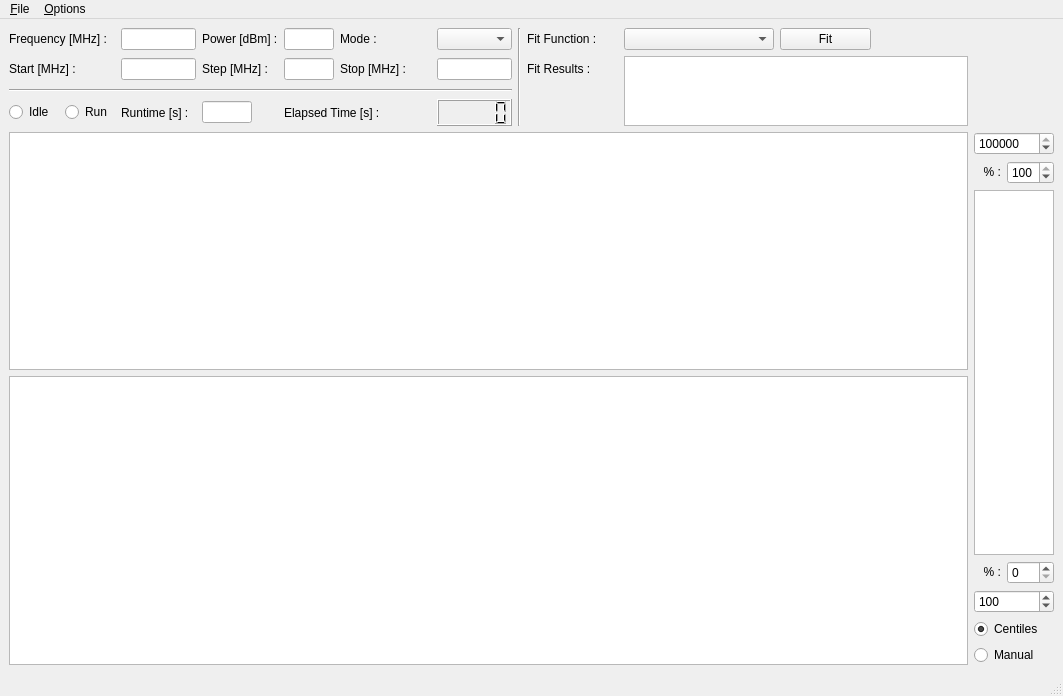
<?xml version="1.0" encoding="UTF-8"?>
<ui version="4.0">
 <class>MainWindow</class>
 <widget class="QMainWindow" name="MainWindow">
  <property name="geometry">
   <rect>
    <x>0</x>
    <y>0</y>
    <width>1063</width>
    <height>696</height>
   </rect>
  </property>
  <property name="contextMenuPolicy">
   <enum>Qt::DefaultContextMenu</enum>
  </property>
  <property name="windowTitle">
   <string>qudi: ODMR</string>
  </property>
  <widget class="QWidget" name="centralwidget">
   <layout class="QGridLayout" name="gridLayout_2">
    <item row="0" column="2">
     <layout class="QGridLayout" name="gridLayout">
      <item row="5" column="12">
       <widget class="QLabel" name="label_10">
        <property name="maximumSize">
         <size>
          <width>30</width>
          <height>16777215</height>
         </size>
        </property>
        <property name="text">
         <string>&lt;html&gt;&lt;head/&gt;&lt;body&gt;&lt;p align=&quot;right&quot;&gt;% :&lt;/p&gt;&lt;/body&gt;&lt;/html&gt;</string>
        </property>
       </widget>
      </item>
      <item row="9" column="12" colspan="2">
       <widget class="QSpinBox" name="odmr_cb_min_InputWidget">
        <property name="maximumSize">
         <size>
          <width>80</width>
          <height>16777215</height>
         </size>
        </property>
        <property name="maximum">
         <number>999999999</number>
        </property>
        <property name="value">
         <number>100</number>
        </property>
       </widget>
      </item>
      <item row="4" column="12" colspan="2">
       <widget class="QSpinBox" name="odmr_cb_max_InputWidget">
        <property name="maximumSize">
         <size>
          <width>80</width>
          <height>16777215</height>
         </size>
        </property>
        <property name="minimum">
         <number>0</number>
        </property>
        <property name="maximum">
         <number>999999999</number>
        </property>
        <property name="value">
         <number>100000</number>
        </property>
       </widget>
      </item>
      <item row="6" column="12" rowspan="2" colspan="2">
       <widget class="PlotWidget" name="odmr_cb_ViewWidget">
        <property name="maximumSize">
         <size>
          <width>80</width>
          <height>16777215</height>
         </size>
        </property>
       </widget>
      </item>
      <item row="8" column="12">
       <widget class="QLabel" name="label_11">
        <property name="maximumSize">
         <size>
          <width>30</width>
          <height>16777215</height>
         </size>
        </property>
        <property name="text">
         <string>&lt;html&gt;&lt;head/&gt;&lt;body&gt;&lt;p align=&quot;right&quot;&gt;% :&lt;/p&gt;&lt;/body&gt;&lt;/html&gt;</string>
        </property>
       </widget>
      </item>
      <item row="3" column="4" colspan="2">
       <widget class="QLabel" name="label_8">
        <property name="text">
         <string>Elapsed Time [s] :</string>
        </property>
       </widget>
      </item>
      <item row="1" column="4">
       <widget class="QLineEdit" name="step_freq_InputWidget">
        <property name="maximumSize">
         <size>
          <width>50</width>
          <height>16777215</height>
         </size>
        </property>
       </widget>
      </item>
      <item row="3" column="2">
       <widget class="QLabel" name="label_7">
        <property name="text">
         <string>Runtime [s] :</string>
        </property>
       </widget>
      </item>
      <item row="1" column="5">
       <widget class="QLabel" name="label_5">
        <property name="text">
         <string>Stop [MHz] :</string>
        </property>
       </widget>
      </item>
      <item row="0" column="6">
       <widget class="QComboBox" name="mode_ComboWidget"/>
      </item>
      <item row="1" column="6">
       <widget class="QLineEdit" name="stop_freq_InputWidget">
        <property name="maximumSize">
         <size>
          <width>75</width>
          <height>16777215</height>
         </size>
        </property>
       </widget>
      </item>
      <item row="1" column="3">
       <widget class="QLabel" name="label_4">
        <property name="text">
         <string>Step [MHz] :</string>
        </property>
       </widget>
      </item>
      <item row="3" column="3">
       <widget class="QLineEdit" name="runtime_InputWidget">
        <property name="enabled">
         <bool>true</bool>
        </property>
        <property name="maximumSize">
         <size>
          <width>50</width>
          <height>16777215</height>
         </size>
        </property>
       </widget>
      </item>
      <item row="0" column="5">
       <widget class="QLabel" name="label_6">
        <property name="text">
         <string>Mode :</string>
        </property>
       </widget>
      </item>
      <item row="0" column="2">
       <widget class="QLineEdit" name="frequency_InputWidget">
        <property name="maximumSize">
         <size>
          <width>75</width>
          <height>16777215</height>
         </size>
        </property>
       </widget>
      </item>
      <item row="2" column="0" colspan="7">
       <widget class="Line" name="line">
        <property name="orientation">
         <enum>Qt::Horizontal</enum>
        </property>
       </widget>
      </item>
      <item row="0" column="0" colspan="2">
       <widget class="QLabel" name="label">
        <property name="text">
         <string>Frequency [MHz] :</string>
        </property>
       </widget>
      </item>
      <item row="1" column="0" colspan="2">
       <widget class="QLabel" name="label_3">
        <property name="text">
         <string>Start [MHz] :</string>
        </property>
       </widget>
      </item>
      <item row="3" column="0">
       <widget class="QRadioButton" name="idle_StateWidget">
        <property name="maximumSize">
         <size>
          <width>50</width>
          <height>16777215</height>
         </size>
        </property>
        <property name="text">
         <string>Idle</string>
        </property>
       </widget>
      </item>
      <item row="0" column="4">
       <widget class="QLineEdit" name="power_InputWidget">
        <property name="maximumSize">
         <size>
          <width>50</width>
          <height>16777215</height>
         </size>
        </property>
       </widget>
      </item>
      <item row="3" column="6">
       <widget class="QLCDNumber" name="elapsed_time_DisplayWidget"/>
      </item>
      <item row="1" column="2">
       <widget class="QLineEdit" name="start_freq_InputWidget">
        <property name="maximumSize">
         <size>
          <width>75</width>
          <height>16777215</height>
         </size>
        </property>
       </widget>
      </item>
      <item row="0" column="3">
       <widget class="QLabel" name="label_2">
        <property name="text">
         <string>Power [dBm] :</string>
        </property>
       </widget>
      </item>
      <item row="3" column="1">
       <widget class="QRadioButton" name="run_StateWidget">
        <property name="maximumSize">
         <size>
          <width>50</width>
          <height>16777215</height>
         </size>
        </property>
        <property name="text">
         <string>Run</string>
        </property>
       </widget>
      </item>
      <item row="0" column="10">
       <widget class="QPushButton" name="do_fit_PushButton">
        <property name="text">
         <string>Fit</string>
        </property>
       </widget>
      </item>
      <item row="8" column="13">
       <widget class="QSpinBox" name="odmr_cb_low_centile_InputWidget">
        <property name="maximumSize">
         <size>
          <width>50</width>
          <height>16777215</height>
         </size>
        </property>
        <property name="maximum">
         <number>100</number>
        </property>
       </widget>
      </item>
      <item row="0" column="8">
       <widget class="QLabel" name="label_9">
        <property name="text">
         <string>Fit Function :</string>
        </property>
       </widget>
      </item>
      <item row="0" column="9">
       <widget class="QComboBox" name="fit_methods_ComboWidget">
        <property name="minimumSize">
         <size>
          <width>150</width>
          <height>0</height>
         </size>
        </property>
        <property name="maximumSize">
         <size>
          <width>150</width>
          <height>16777215</height>
         </size>
        </property>
       </widget>
      </item>
      <item row="5" column="13">
       <widget class="QSpinBox" name="odmr_cb_high_centile_InputWidget">
        <property name="maximumSize">
         <size>
          <width>50</width>
          <height>16777215</height>
         </size>
        </property>
        <property name="maximum">
         <number>100</number>
        </property>
        <property name="value">
         <number>100</number>
        </property>
       </widget>
      </item>
      <item row="0" column="7" rowspan="4">
       <widget class="Line" name="line_2">
        <property name="orientation">
         <enum>Qt::Vertical</enum>
        </property>
       </widget>
      </item>
      <item row="11" column="12" colspan="2">
       <widget class="QRadioButton" name="odmr_cb_manual_RadioButton">
        <property name="text">
         <string>Manual</string>
        </property>
        <attribute name="buttonGroup">
         <string notr="true">buttonGroup</string>
        </attribute>
       </widget>
      </item>
      <item row="10" column="12" colspan="2">
       <widget class="QRadioButton" name="odmr_cb_centiles_RadioButton">
        <property name="text">
         <string>Centiles</string>
        </property>
        <property name="checked">
         <bool>true</bool>
        </property>
        <attribute name="buttonGroup">
         <string notr="true">buttonGroup</string>
        </attribute>
       </widget>
      </item>
      <item row="4" column="0" rowspan="3" colspan="12">
       <widget class="PlotWidget" name="odmr_ViewWidget">
        <property name="sizePolicy">
         <sizepolicy hsizetype="Expanding" vsizetype="Expanding">
          <horstretch>1</horstretch>
          <verstretch>1</verstretch>
         </sizepolicy>
        </property>
       </widget>
      </item>
      <item row="7" column="0" rowspan="5" colspan="12">
       <widget class="PlotWidget" name="odmr_matrix_ViewWidget">
        <property name="sizePolicy">
         <sizepolicy hsizetype="Expanding" vsizetype="Expanding">
          <horstretch>1</horstretch>
          <verstretch>1</verstretch>
         </sizepolicy>
        </property>
       </widget>
      </item>
      <item row="1" column="9" rowspan="3" colspan="3">
       <widget class="QTextBrowser" name="odmr_fit_results_DisplayWidget"/>
      </item>
      <item row="1" column="8">
       <widget class="QLabel" name="label_12">
        <property name="text">
         <string>Fit Results :</string>
        </property>
       </widget>
      </item>
     </layout>
    </item>
   </layout>
  </widget>
  <widget class="QMenuBar" name="menubar">
   <property name="geometry">
    <rect>
     <x>0</x>
     <y>0</y>
     <width>1063</width>
     <height>21</height>
    </rect>
   </property>
   <widget class="QMenu" name="menu_File">
    <property name="title">
     <string>&amp;File</string>
    </property>
   </widget>
   <widget class="QMenu" name="menu_Options">
    <property name="title">
     <string>&amp;Options</string>
    </property>
    <addaction name="action_Settings"/>
   </widget>
   <addaction name="menu_File"/>
   <addaction name="menu_Options"/>
  </widget>
  <widget class="QStatusBar" name="statusbar"/>
  <action name="action_Settings">
   <property name="text">
    <string>&amp;Settings</string>
   </property>
  </action>
 </widget>
 <customwidgets>
  <customwidget>
   <class>PlotWidget</class>
   <extends>QGraphicsView</extends>
   <header>pyqtgraph</header>
  </customwidget>
 </customwidgets>
 <tabstops>
  <tabstop>frequency_InputWidget</tabstop>
  <tabstop>power_InputWidget</tabstop>
  <tabstop>start_freq_InputWidget</tabstop>
  <tabstop>step_freq_InputWidget</tabstop>
  <tabstop>stop_freq_InputWidget</tabstop>
  <tabstop>runtime_InputWidget</tabstop>
  <tabstop>mode_ComboWidget</tabstop>
  <tabstop>idle_StateWidget</tabstop>
  <tabstop>run_StateWidget</tabstop>
  <tabstop>fit_methods_ComboWidget</tabstop>
  <tabstop>do_fit_PushButton</tabstop>
  <tabstop>odmr_fit_results_DisplayWidget</tabstop>
  <tabstop>odmr_cb_max_InputWidget</tabstop>
  <tabstop>odmr_cb_high_centile_InputWidget</tabstop>
  <tabstop>odmr_cb_ViewWidget</tabstop>
  <tabstop>odmr_cb_low_centile_InputWidget</tabstop>
  <tabstop>odmr_cb_min_InputWidget</tabstop>
  <tabstop>odmr_cb_centiles_RadioButton</tabstop>
  <tabstop>odmr_cb_manual_RadioButton</tabstop>
  <tabstop>odmr_matrix_ViewWidget</tabstop>
  <tabstop>odmr_ViewWidget</tabstop>
 </tabstops>
 <resources/>
 <connections/>
 <buttongroups>
  <buttongroup name="buttonGroup"/>
 </buttongroups>
</ui>
